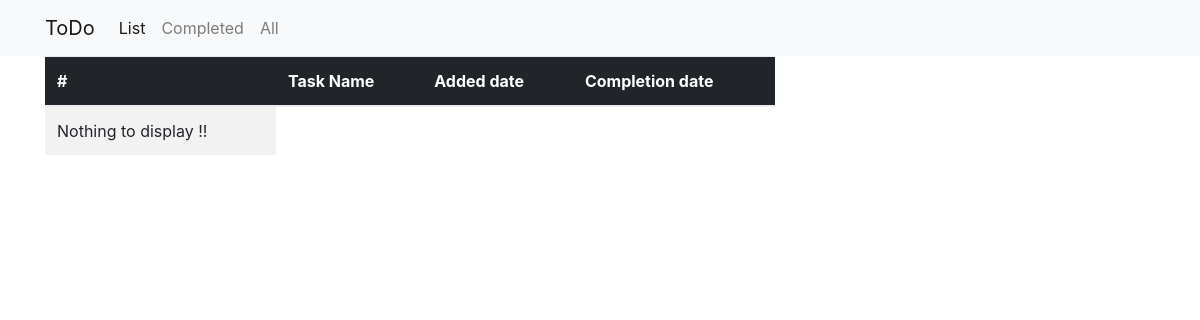
/todo/completed, run on an earlier commit of the app's database.
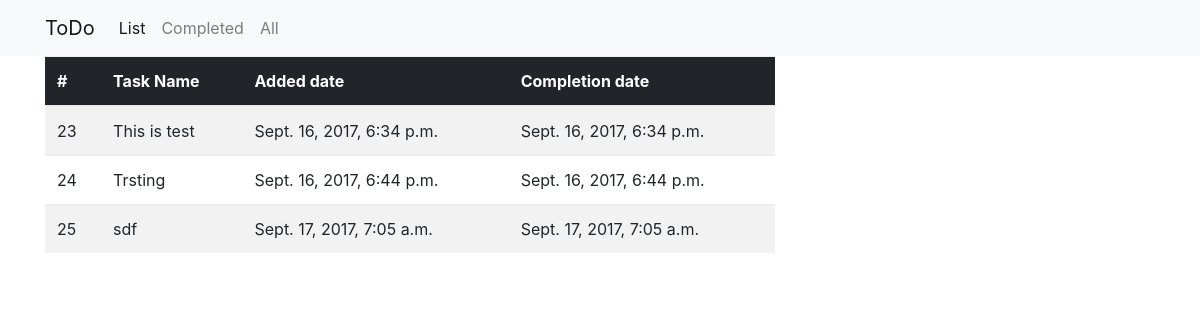
And on a later commit of the database.
### app_todo/models.py (models this page shows, shortened)
class tasks(models.Model):
    task_text = models.CharField(max_length=500)
    added_date = models.DateTimeField('added date')
    completed_date = models.DateTimeField('completed date', blank=True)
    state = models.IntegerField(default=-1)

### app_todo/views.py (the view)
# urls.py: url(r'completed', views.completed, name='completed'),
def completed(request):
    data = tasks.objects.filter(state=0)
    output = [t for t in data]
    if output is not None:
        context = {'list_tasks': output}
        return render(request, 'completed.html', context)
    else:
        context = {'nothing': 'Nothing to print'}
        return render(request, 'completed.html', context)

### app_todo/templates/completed.html (shortened to what this page needs)
{% include 'layouts/header.html' %}
<div class="container">
    <div class="row">
        <div class="col-8">
            <table class="table table-striped">
                <thead class="thead-inverse">
                    <th> # </th>
                    <th> Task Name </th>
                    <th> Added date </th>
                    <th> Completion date </th>
                </thead>
                <tbody>
                    {% if list_tasks %}
                    {% for task in list_tasks %}
                    <tr>
                        <td scope="row"> {{ task.id }} </td>
                        <td> {{ task.task_text}} </td>
                        <td> {{ task.added_date }} </td>
                        <td> {{ task.completed_date }} </td>
                    </tr>
                        {% endfor %}
                        {% else %}
                        <tr> <td>Nothing to display !! </td></tr>
                        {% endif %}
                    </tbody>
                </table>
            </div>
        </div>
    </div>

### app_todo/templates/layouts/header.html (shortened to what this page needs)
{% load static %}
<!DOCTYPE html>
<html lang="en">
<head>
	<link rel="stylesheet" href="{% static 'css/bootstrap.min.css' %}">
</head>
<body>
<nav class="navbar navbar-expand-lg navbar-light bg-light">
  <div class="container">
  <a class="navbar-brand" href="#">ToDo</a>
  <div class="collapse navbar-collapse" id="navbarNavAltMarkup">
    <div class="navbar-nav">
      <a class="nav-item nav-link active" href="todo/">List <span class="sr-only">(current)</span></a>
      <a class="nav-item nav-link" href="completed/">Completed</a>
      <a class="nav-item nav-link" href="all/">All</a>
    </div>
  </div>
</nav>

What changed in the data, as far as the page shows it:
added tasks: id "23", task_text "This is test", added_date "Sept. 16, 2017, 6:34 p.m.", completed_date "Sept. 16, 2017, 6:34 p.m."
added tasks: id "24", task_text "Trsting", added_date "Sept. 16, 2017, 6:44 p.m.", completed_date "Sept. 16, 2017, 6:44 p.m."
added tasks: id "25", task_text "sdf", added_date "Sept. 17, 2017, 7:05 a.m.", completed_date "Sept. 17, 2017, 7:05 a.m."
Also different on the page:
text no longer shown: "Nothing to display !!"
